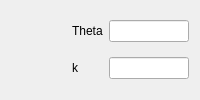
         <widget class="QWidget" name="tab_gamma_4">
          <attribute name="title">
           <string>Gamma</string>
          </attribute>
          <layout class="QGridLayout" name="gridLayout_36">
           <item row="0" column="1">
            <widget class="QLabel" name="label_60">
             <property name="text">
              <string>Theta</string>
             </property>
            </widget>
           </item>
           <item row="1" column="1">
            <widget class="QLabel" name="label_61">
             <property name="text">
              <string>k</string>
             </property>
            </widget>
           </item>
           <item row="0" column="2">
            <widget class="QLineEdit" name="ln_gammatheta_4">
             <property name="maximumSize">
              <size>
               <width>80</width>
               <height>16777215</height>
              </size>
             </property>
            </widget>
           </item>
           <item row="1" column="2">
            <widget class="QLineEdit" name="ln_gammak_4">
             <property name="maximumSize">
              <size>
               <width>80</width>
               <height>16777215</height>
              </size>
             </property>
            </widget>
           </item>
           <item row="0" column="0">
            <spacer name="horizontalSpacer_34">
             <property name="orientation">
              <enum>Qt::Horizontal</enum>
             </property>
             <property name="sizeHint" stdset="0">
              <size>
               <width>40</width>
               <height>20</height>
              </size>
             </property>
            </spacer>
           </item>
          </layout>
         </widget>
